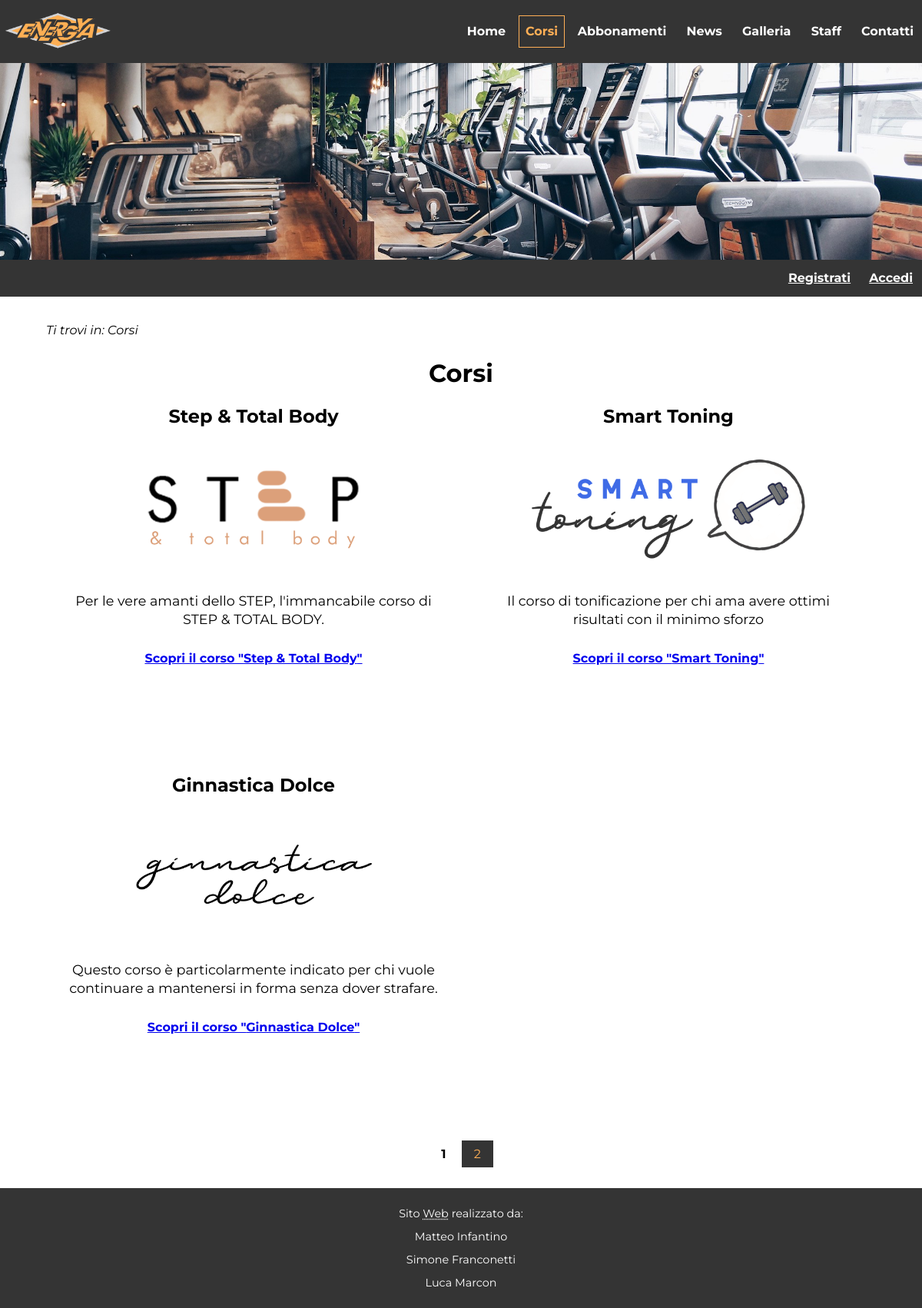
Screenshot of /corsi.php?page=2 with the database file from the repository.
### tables this page shows
CREATE TABLE `corsi` (
  `corsi_id` int(7) NOT NULL,
  `titolo` varchar(100) NOT NULL,
  `descrizione` varchar(800) NOT NULL,
  `immagine` varchar(200) NOT NULL,
  `descrizione_long` varchar(2000) NOT NULL,
  `alt` varchar(20) NOT NULL,
  `ora` time NOT NULL,
  `giorno` varchar(10) NOT NULL
);

### PHP/connection.php (called while the page is built, shortened)
<?php
class DBConnection
{
  public $conn;
  public function openConnection()  {
    $this->conn = mysqli_connect(static::host, static::user, static::pwd, static::db);
    return true;
  }
  public function numCorsi(){
    $querySelect= "SELECT * FROM  corsi";
    $queryResult= mysqli_query ($this->conn,$querySelect) or die (mysqli_error($this->conn));
    return mysqli_num_rows($queryResult);
  }
  public function getCorsi($this_page_first_result,$results_per_page){
    $querySelect= 'SELECT * FROM  corsi LIMIT ' . $this_page_first_result . ',' .  $results_per_page .'';
    $queryResult= mysqli_query ($this->conn,$querySelect) or die (mysqli_error($this->conn));
    if (mysqli_num_rows($queryResult)==0)
      return null;
    else{
      $result=array();
      while ($row=mysqli_fetch_assoc($queryResult)){
        $arrayCorso=array(
          'Id'=>$row['corsi_id'],
          'Titolo'=>$row['titolo'],
          'Descrizione'=>$row['descrizione'],
          'Alt'=>$row['alt'],
          'Immagine'=>$row['immagine']
        );
        array_push($result,$arrayCorso);
      }
      return $result;
    }
  }
};
?>

### HTML/corsi.php (the view, shortened to what this page needs)
<!DOCTYPE html PUBLIC "-//W3C//DTD XHTML 1.0 Strict//EN" "http://www.w3.org/TR/xhtml1/DTD/xhtml1-strict.dtd">
<html xmlns="http://www.w3.org/1999/xhtml" xml:lang="it" lang="it">
<?php
require_once __DIR__ . DIRECTORY_SEPARATOR . "../PHP" . DIRECTORY_SEPARATOR . "connection.php";
$connection = new DBConnection();
$dbOpen=$connection->openConnection();
if ($dbOpen){
		$number_of_results=$connection->numCorsi();
    $results_per_page = 4;
    $number_of_pages = ceil($number_of_results/$results_per_page);
    if (!isset($_GET['page']) || $_GET['page']>$number_of_pages || $_GET['page']<0) {
      $_GET['page']=1;
      $page = 1;
    } else {
      $page = $_GET['page'];
    }
    $this_page_first_result = ($page-1)*$results_per_page;
    $listaCorsi=$connection->getCorsi($this_page_first_result,$results_per_page);
	}
else {
		$_SESSION["error"] = "Connessione non stabilita correttamente";
	}
?>
<head>
<link rel="stylesheet" type="text/css" href="../CSS/css_index.css" media="handheld, screen"/>
<link rel="stylesheet" type="text/css" href="../CSS/css_index_small_768px.css" media="handheld, screen and (max-width:768px),only screen and (max-device-width:768px)"/>
<link rel="stylesheet" type="text/css" href="../CSS/css_index_small_480px.css" media="handheld, screen and (max-width:480px),only screen and (max-device-width:480px)"/>
<link rel="stylesheet" type="text/css" href="../CSS/print.css" media="print"/>
</head>
<body>
	<div id="nav">
		<div id="logo"><img src="../IMG/logo1.png" alt="Logo Energya"/></div>
    <ul class="menuItems" id="menuu" >
      <li><a href="index.php" xml:lang="en">Home</a></li>
			<li id="currentLink">Corsi</li>
      <li><a href="abbonamenti.php">Abbonamenti</a></li>
      <li><a href="news.php">News</a></li>
      <li><a href="galleria.php">Galleria</a></li>
			<li><a href="staff.php" xml:lang="en">Staff</a></li>
			<li><a href="contatti.php">Contatti</a></li>
		</ul>
	</div>
	<div id="header">
	</div>
  <?php require_once __DIR__ . DIRECTORY_SEPARATOR . "../PHP" . DIRECTORY_SEPARATOR . "userbar.php";?>
	<div id="content">
		<div id="breadcrumb">
			<p>Ti trovi in: Corsi </p>
		</div>
  	<h1 class="center">Corsi</h1>
  	<?php
    if(!empty($listaCorsi)){
      foreach ($listaCorsi as $corso) {
    		echo '<div class="box Sx">';
    		echo '<h1>'.$corso['Titolo'].'</h1>';
        echo '<img src="'.$corso['Immagine'].'" alt="'.$corso['Alt'].'"/>';
    		echo '<p>'.$corso['Descrizione'].'</p>';
        echo '<a href="corsoSingolo.php?id='.$corso['Id'].'">Scopri il corso "'.$corso['Titolo'].'"</a>';
    		echo '</div>';
    	}
    }
    else{
      echo '<h1>Non &egrave; disponibile alcun corso</h1>';
    }
    ?>
    <div class="pagination"><?php
    for ($page=1;$page<=$number_of_pages;$page++) {
      if ($_GET['page']!=$page)
        echo '<a href="corsi.php?page=' . $page . '">' . $page . '</a> ';
      else {
        echo '<span class="active">' . $page . '</span> ';
      }
    }
    ?>
		</div>
</div>
</body>
</html>

### CSS/css_index.css (style rules this page uses)
* { margin:0; padding:0; }
body { line-height: 1.5em; margin: auto; background: #E4E4E4; max-width: 1200px; font-family: 'Montserrat',sans-serif; }
h1 { font-size:2em; margin-bottom: 1em; margin-top: 1em; }
p { font-size: 1.1em; margin:0.8em 0; }
.center { text-align: center; }
a { font-weight: bold; }
#nav { text-align: right; background-color: #343434; }
#logo { float:left; padding: 1em 0 0 0; }
#logo img { max-height: 3em; vertical-align:middle; }
#nav li { display: inline-block; padding: 1.8em 0.25%; }
#nav li>a { padding: 0.5em; color: #fff; }
#nav li>a:link { color: #fff; text-decoration: none; }
#nav #currentLink { height: 100%; padding: 0.5em; cursor:default; color:#FFAF56; font-weight: bold; border:1px solid #FFAF56; margin: 0.1em; }
#header { color:white; background-color: #343434; background-image: url("../IMG/banner.jpg"); height: 16em; background-size:cover; background-position: center; text-align: center; }
#content { padding:2em 5%; background: #fff; text-align:left; overflow: hidden; }
#content #breadcrumb p { font-style: italic; font-size: 1em; margin: 0; }
.Sx { float:left; list-style-type: none; }
.box h1 { font-size: 1.5em; margin: 0; padding-bottom: 1em; }
.box img { max-height: 12em; max-width: 70%; }
.box p { margin: auto; padding: 5%; }
.box { min-height: 30em; text-align: center; width: 50%; }
.pagination { text-align: center; clear: both; //mettere clearfix in html padding: 2em 0; }
.pagination a { color: black; padding: 0.5em 1em; text-decoration: none; }
.pagination span.active { padding: 0.5em 1em; text-decoration: none; background-color: #343434; color: #FFAF56; }
#footer { text-align: center; background-color: #343434; color:#fff; padding: 1em; clear: both; }
#footer p { font-size:0.9em; margin: 0.4em 0 0.4em 0; }

### CSS/css_index_small_768px.css (style rules this page uses)
.menuItems { display: block; height: 0; overflow: hidden; }
#nav { position:absolute; width: 100%; min-height: 3em; padding:0; }
#nav ul { width: 100%; text-align: center; }
#nav li { clear: both; display: block; padding: 0; }
#nav li>a { display:inline-block; width:100%; height: 100%; padding: 0.7em 0; }
#nav #currentLink { border-radius: 0; padding: 0.7em 0; }
#logo { display:none; float:none; }
#header { height: auto; padding: 7em 0 4em 0; background-image: linear-gradient(rgba(0, 0, 0, 0.5), rgba(0, 0, 0, 0.5)), url("../IMG/banner.jpg"); background-size:cover; }
h1 { font-size:1.8em; }
p { font-size:1.0em; }
.box { width: 100%; min-height: 20em; margin-bottom: 3em; }
.box img { max-width: 60%; max-height: auto; }
.box p { padding: 3%; }

### CSS/css_index_small_480px.css (style rules this page uses)
body { line-height: 1.7em; }
h1 { margin:0; }
p { margin-bottom:0; }
#header { padding: 5em 0 2em 0; }
#content { padding-top:1em; }
#content #breadcrumb p { font-size: 0.9em; }
#footer p { font-size: 0.9em; }
#currentLink { margin-bottom: 1%; }
h1 { margin-bottom:0; }
.box { width: 100%; min-height: auto; margin-bottom: 1em; }
.box img { display: none; }
.box p { padding: 0 0 0.5em 0; }
.box h1 { padding-top:0.7em; padding-bottom: 0; }

### CSS/print.css (style rules this page uses)
﻿html, body { font-family: Georgia, 'Times New Roman', serif; }
img, #nav, #userBar, #Banner, #scrollUp { display: none; }
h1 { margin: 0.1em 0em; padding:0em; }
li { list-style-type: none; }
#content p { margin:0; padding:0; }
#breadcrumb { border-top: 1px solid #000; border-bottom: 1px solid #000; font-size: 0.8em; }
#footer p { margin:0; }
#footer { margin-top:2em; border-top: 1px solid #000; font-style: italic; }
.pagination { clear:both; }
.box, .pagination { padding:0.5em 0; }

### rows the page displays
corsi: titolo "Step & Total Body", immagine (picture), descrizione "Per le vere amanti dello STEP , l'immancabile corso di STEP & TOTAL BODY ."
corsi: titolo "Smart Toning", immagine (picture), descrizione "Il corso di tonificazione per chi ama avere ottimi risultati con il minimo sforzo"
corsi: titolo "Ginnastica Dolce", immagine (picture), descrizione "Questo corso è particolarmente indicato per chi vuole continuare a mantenersi in forma senza dover strafare."
